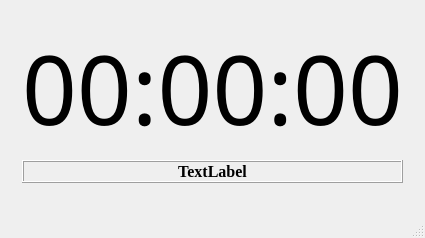
<?xml version="1.0" encoding="UTF-8"?>
<ui version="4.0">
 <class>MainWindow</class>
 <widget class="QMainWindow" name="MainWindow">
  <property name="geometry">
   <rect>
    <x>0</x>
    <y>0</y>
    <width>408</width>
    <height>227</height>
   </rect>
  </property>
  <property name="sizePolicy">
   <sizepolicy hsizetype="Preferred" vsizetype="Preferred">
    <horstretch>6</horstretch>
    <verstretch>6</verstretch>
   </sizepolicy>
  </property>
  <property name="font">
   <font>
    <family>Georgia</family>
    <pointsize>18</pointsize>
    <weight>75</weight>
    <bold>true</bold>
   </font>
  </property>
  <property name="windowTitle">
   <string>Local time is:</string>
  </property>
  <widget class="QWidget" name="centralWidget">
   <layout class="QHBoxLayout" name="horizontalLayout">
    <item>
     <widget class="QFrame" name="frame">
      <property name="sizePolicy">
       <sizepolicy hsizetype="Preferred" vsizetype="Preferred">
        <horstretch>6</horstretch>
        <verstretch>6</verstretch>
       </sizepolicy>
      </property>
      <property name="font">
       <font>
        <family>Georgia</family>
        <pointsize>18</pointsize>
       </font>
      </property>
      <property name="frameShape">
       <enum>QFrame::NoFrame</enum>
      </property>
      <property name="frameShadow">
       <enum>QFrame::Sunken</enum>
      </property>
      <property name="midLineWidth">
       <number>4</number>
      </property>
      <layout class="QVBoxLayout" name="verticalLayout">
       <item>
        <widget class="QLabel" name="label_LCD">
         <property name="font">
          <font>
           <family>Arial Unicode MS</family>
           <pointsize>72</pointsize>
           <weight>50</weight>
           <bold>false</bold>
          </font>
         </property>
         <property name="text">
          <string>00:00:00</string>
         </property>
        </widget>
       </item>
       <item>
        <widget class="QLabel" name="label_Data">
         <property name="font">
          <font>
           <pointsize>12</pointsize>
          </font>
         </property>
         <property name="frameShape">
          <enum>QFrame::Box</enum>
         </property>
         <property name="frameShadow">
          <enum>QFrame::Raised</enum>
         </property>
         <property name="text">
          <string>TextLabel</string>
         </property>
         <property name="alignment">
          <set>Qt::AlignCenter</set>
         </property>
        </widget>
       </item>
      </layout>
     </widget>
    </item>
   </layout>
  </widget>
  <widget class="QStatusBar" name="statusBar"/>
 </widget>
 <layoutdefault spacing="6" margin="11"/>
 <resources/>
 <connections/>
</ui>
